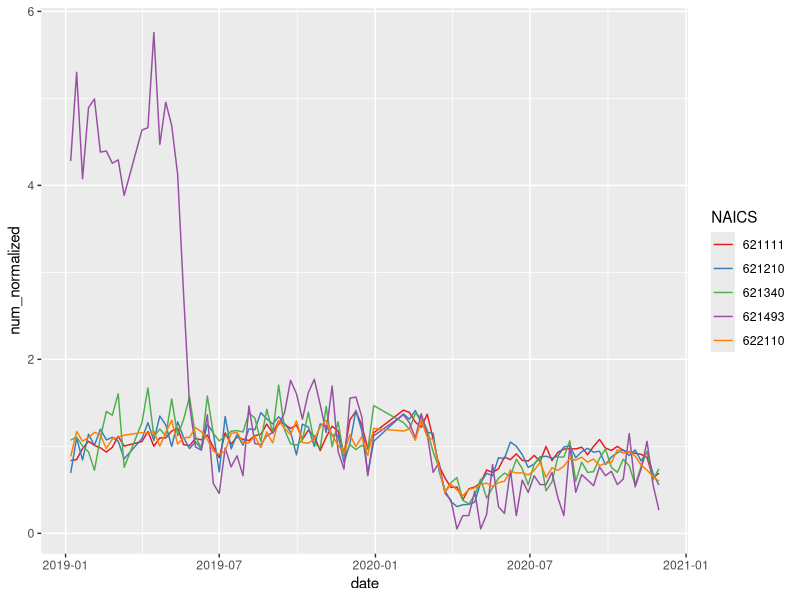

This chart was generated by the following R code:
library(sf)
library(tidyverse)
library(ggplot2)


#Read in the shapefile as an "sf" object
#shapefile: contain special data needed to plot maps
#read_sf: will read simple features, including shapefile
#dsn: data source name
#layer: combination of data, stat and geometry with a potential position adjustment
#shapefile = read_sf(dsn ="base_files", layer= "tl_2019_51_bg")

#read.csv: will read a certain file, data input
health_POIs = read.csv('HealthPOIs_Montgomery_VA 2.csv')

#Read in the time series data
time_data = read.csv("healthcarevisits_VA_new.csv")
#remove records where nobody visited the corresponding healthcare facility
#subset: will indicate which rows to keep
#is.na: not available (since ! is before it would be available)
time_data = subset(time_data, !is.na(time_data$visitor_home_cbg))
#merge the dataset with the locations & types of the healthcare facilities
time_data_merged = merge(time_data,health_POIs,
by.x="safegraph_place",by.y="safegraph_place_id")


#You'll want to make two plots, one with every NAICS code, and then one with the "grouped" NAICS codes, which we will create below:
time_data_merged$naics_group = substr(time_data_merged$naics_code, 1, 2)


#Aggregate by NAICS code; this means we will sum up all the different doctors for each NAICS code to get one result per NAICS code
# $ in between is the data set's specified field.
# FUN: function will be a sum.
#Aggregate: get the summary stats of the data group
NAICS_aggregate = aggregate(time_data_merged$number , 
by=list(time_data_merged$date,time_data_merged$naics_code), FUN = sum)

# these declare the names of each data set into vectors
names(NAICS_aggregate) = c("date","NAICS","num")

#Here, we will normalize the values per NAICS code. 
#If we tried to plot them without doing this, we would have some numbers way greater than others 

#For example, the average number of people visiting NAICS 621111 (physicians) is 1-2K, 
#while the average number visiting 621340 (physical/occupational/speech therapists) is more like 100

#If we don't normalize, we won't be able to see the therapists numbers because the physician numbers are so high.

#The way we are normalizing is by dividing each number by the median number of trips to that NAICS code; therefore the output number can be represented as "% of trips compared to median"
#2 means 2x as many trips as median, .5 means half as many, etc.
unique_codes = unique(NAICS_aggregate$NAICS)
NAICS_data = data.frame()
for (code in unique_codes){
  sub_data = subset(NAICS_aggregate, NAICS == code)
  sub_data$num_normalized = sub_data$num / median(sub_data$num)
  NAICS_data = rbind(NAICS_data, sub_data)
}

#Plotting
NAICS_data$date = as.Date(NAICS_data$date)

NAICS_data$NAICS = as.factor(NAICS_data$NAICS)

ggplot() + geom_line(data=NAICS_data, mapping = aes(x=date,
y = num_normalized, colour = NAICS , group = NAICS)) + scale_colour_brewer(palette="Set1")

# A few ideas pop to mind regarding the plot as a whole
# Could write a line of code that returns the lowest NAICS value, which "could" determine when people stopped going to each place
# With that line of could, an inference could be determined about whether people stopped going to each place at the same time or not.
mini <- NAICS_data$num_normalized

# This is just a start ill try to figure something out for this over the week.
